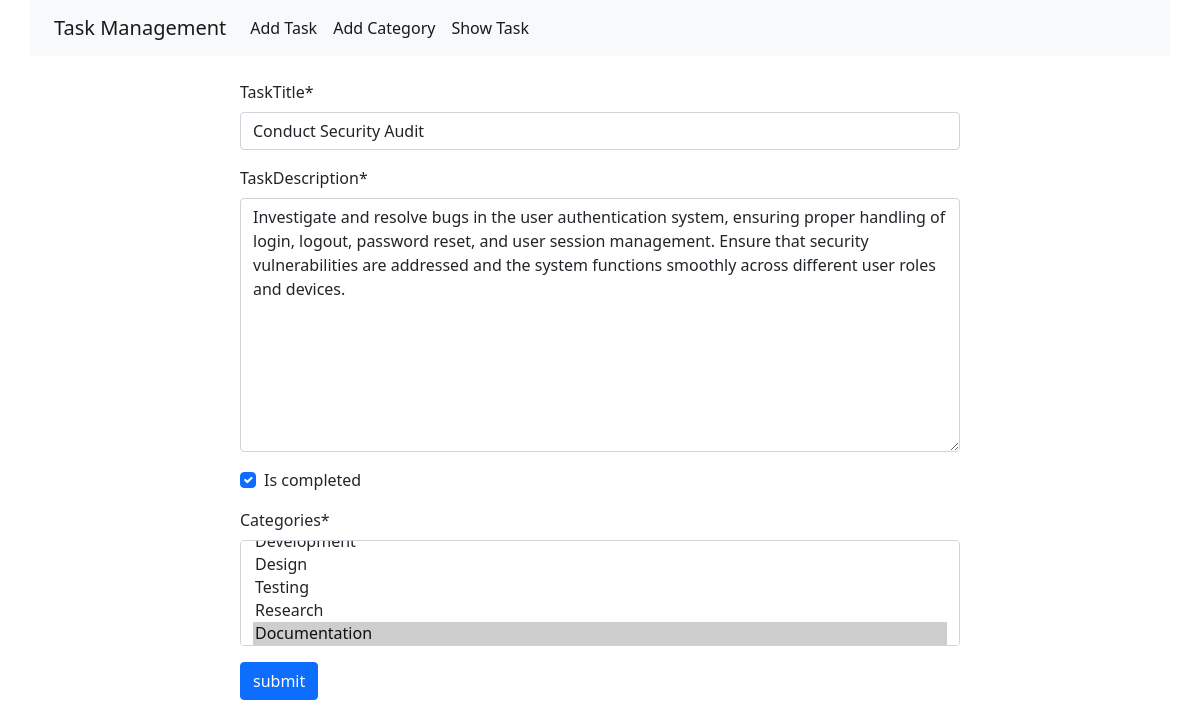
/edit-task/6, run on the app's committed database.
### task/models.py (models this page shows, shortened)
class TaskModel(models.Model):
    TaskTitle = models.CharField(max_length=100)
    TaskDescription = models.TextField()
    is_completed = models.BooleanField(default=False)
    TaskAssingDate = models.DateField(auto_now_add=True)
    categories = models.ManyToManyField(Category)

### task/views.py (the view)
# urls.py: path('edit-task/<int:id>',views.edit_task,name='edit_task'),
def edit_task(request,id):
    task =TaskModel.objects.get(pk=id)
    form = TaskForm(instance=task)
    if request.method == 'POST':
        form = TaskForm(request.POST, instance=task)
        if form.is_valid():
            form.save()
            return redirect('show_task')
    return render(request,'add_task.html',{'form' : form})

### task/forms.py
class TaskForm(forms.ModelForm):
    class Meta:
        model = TaskModel
        fields = '__all__'

### category/models.py (called while the page is built)
    def __str__(self) -> str:
        return self.CategoryName

### task/templates/add_task.html (shortened to what this page needs)
{% extends "base.html" %}
{% block content %}
{% load crispy_forms_tags %}
<form method='post ' style="width: 60%; margin: auto;" class="mt-4" >
    {{form|crispy}}
    <button class='btn btn-primary' type='submit' >submit</button>
</form>
{% endblock content %}

### data on the page
TaskModel: TaskTitle "Conduct Security Audit", TaskDescription "Investigate and resolve bugs in the user authentication system, ensuring proper handling of login, logout, password reset, and user session management. Ensure that security vulnerabilities are addressed and the system functions smoothly across different user roles and devices.", is_completed "☑"
